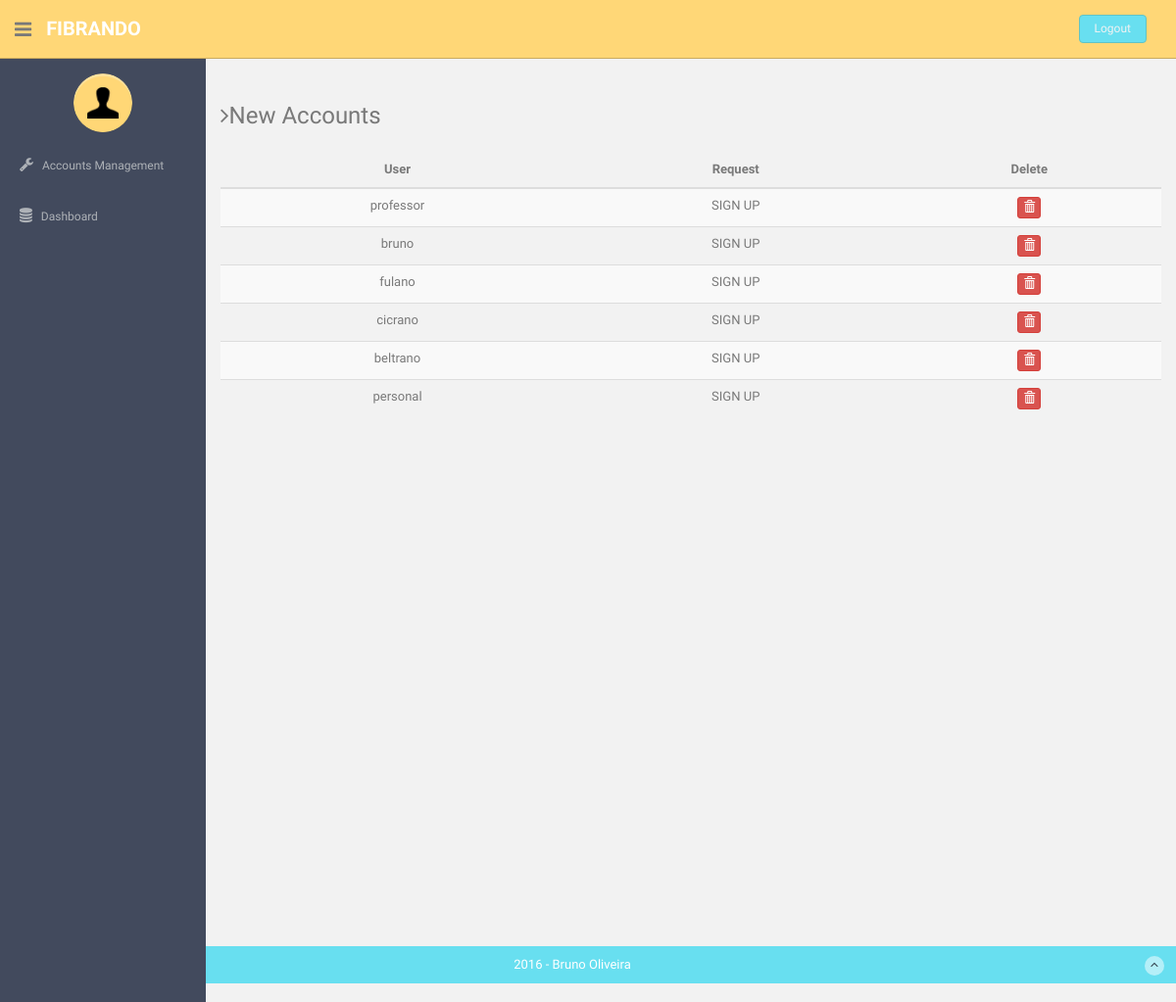
The app's page /plan_manage/ (signed in), older data.
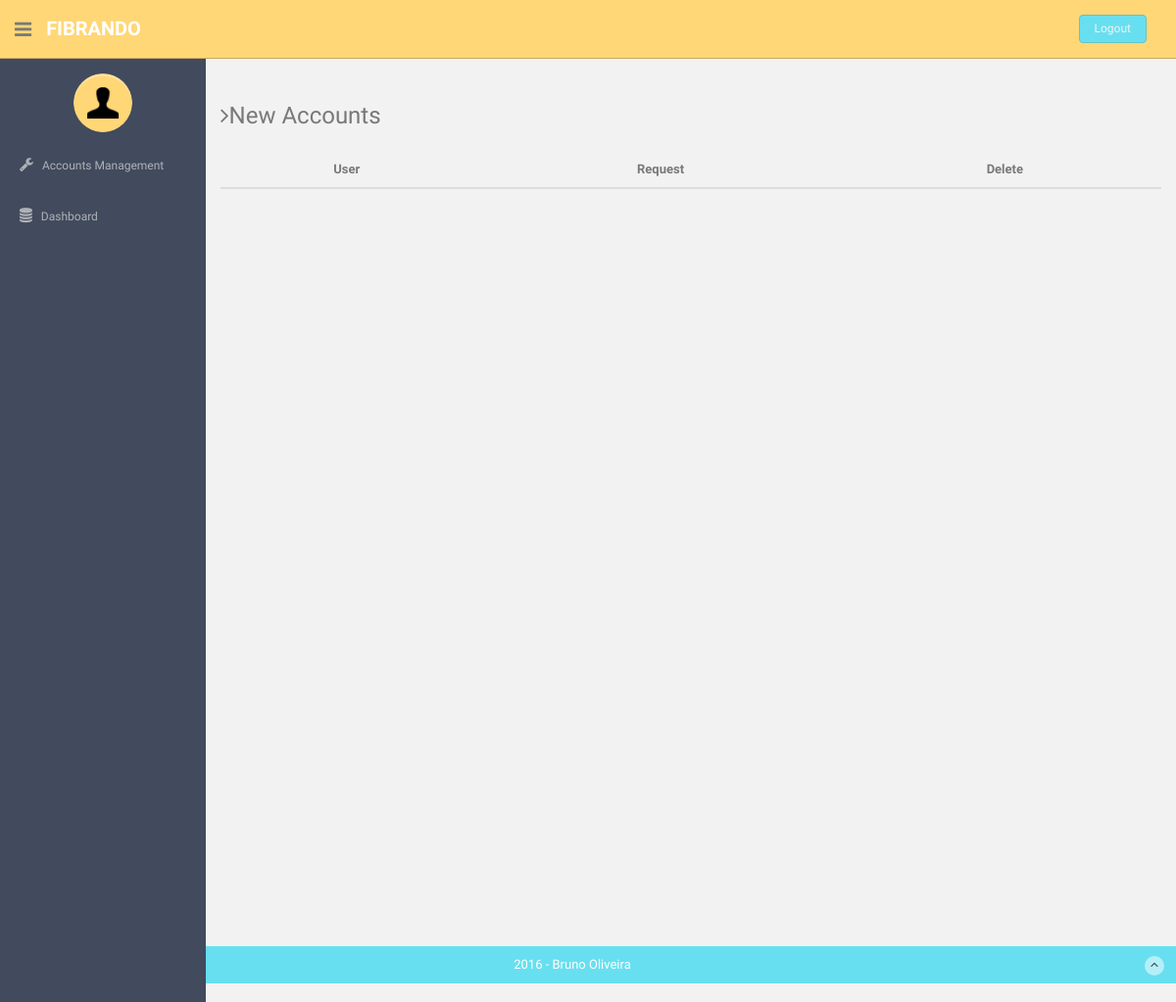
The same page, newer data.
### app/models.py (models this page shows)
class Message(models.Model):
    sbj = models.CharField(max_length=50)
    body = models.TextField(max_length = 500)
    src = models.CharField(max_length=50)

### app/views.py (the view)
# urls.py: url(r'^plan_manage/', views.plan_manage),
@login_required
@user_passes_test(lambda u: u.is_superuser, login_url='/permission_denied/')
def plan_manage(request):
    if request.user.is_superuser:
        group = 'admin'
    else:
        try:
            group = User.objects.get(username=request.user.username).groups.all()[0].name
        except:
            group = 'none'
    messages = MailBox.objects.get(owner = 'admin').messages.all()
    context = {'messages' : messages, 'group' : group}
    return render(request, 'app/plan_manage.html', context)

### templates/app/plan_manage.html (shortened to what this page needs)
{% extends 'base.html' %}
{% load staticfiles %}
{% block content%}
          <h3 class="mb"><i class="fa fa-angle-right"></i>New Accounts</h3>
          <div class="table-responsive">
            <table class="table table-striped">
              <thead>
                <tr>
                    <th>User</th>
                    <th>Request</th>
                    <th align="left">Delete</th>
                </tr>
              </thead>
              <tbody>
                 {% for msg in messages %}
                        <tr>
                            <td align="left">{{msg.src}}</td>
                            <td align="left">{{msg.body}}</td>
                            <form method="post" action="/delete_plan_msg/" enctype="multipart/form-data">
                               <td align="left"> <button  name ='delete' type='submit' value='{{msg.id}}'class="btn btn-danger btn-xs"><span class="glyphicon glyphicon-trash"></span></button> </td>
                            </form>
                        </tr>
                {% endfor %}
              </tbody>
            </table>
          </div>
        </div>
{% endblock %}

### templates/base.html (shortened to what this page needs)
<!DOCTYPE html>
{% load staticfiles %}
<html lang="en">
  <head>
    <link href="{% static "css/bootstrap.css" %}" rel="stylesheet">
    <link href="{% static "font-awesome/css/font-awesome.css" %}" rel="stylesheet">
    <link href="{% static "css/zabuto_calendar.css" %}" rel="stylesheet">
    <link href="{% static "js/gritter/css/jquery.gritter.css" %}" rel="stylesheet">
    <link href="{% static "lineicons/style.css" %}" rel="stylesheet">
    <link href="{% static "css/style.css" %}" rel="stylesheet">
    <link href="{% static "css/style-responsive.css" %}" rel="stylesheet">
    <link href="{% static "css/jquery-ui.min.css" %}" rel="stylesheet">
    <link href="{% static "css/xeditable.min.css" %}" rel="stylesheet">
  </head>
  <body>
  <section id="container" >
      <header class="header black-bg">
              <div class="sidebar-toggle-box">
                  <div class="fa fa-bars tooltips" data-placement="right" data-original-title="Toggle Navigation"></div>
              </div>
            <a href="/index/" class="logo"><b>FIBRANDO</b></a>
            {% if user.is_authenticated %}
            <div class="top-menu">
            	<ul class="nav pull-right top-menu">
                    <li><a class="logout" href="{% url 'auth_logout' %}?next=/accounts/login">Logout</a></li>
            	</ul>
            </div>
            {% endif %}
        </header>
      {% if user.is_authenticated %}
      <aside>
          <div id="sidebar"  class="nav-collapse ">
              <ul class="sidebar-menu" id="nav-accordion">
              	  <p class="centered"><a href="/edit/"><img src="{% static "img/ui-icon.png" %}" class="img-circle" width="60"></a></p>
                  {% if group == "admin" %}
                    <li class="sub-menu">
                      <a href="/plan_manage/" >
                          <i class="fa fa-wrench"></i>
                          <span>Accounts Management</span>
                      </a>
                    </li>
                    <li class="sub-menu">
                        <a href="/admin/" >
                            <i class="fa fa-database"></i>
                            <span>Dashboard</span>
                        </a>
                    </li>
                  {% endif %}
              </ul>
          </div>
      </aside>
      {% endif %}
      <section id="main-content">
          <section class="wrapper site-min-height">
          	<div class="row mt">
          		<div class="col-lg-12">
          		{% block content %}
              {% endblock %}
          		</div>
		</section><! --/wrapper -->
      </section>
      <footer class="site-footer">
          <div class="text-center">
              2016 - Bruno Oliveira
              <a href="" class="go-top">
                  <i class="fa fa-angle-up"></i>
              </a>
          </div>
      </footer>
  </section>
  </body>
</html>

### static/css/style.css (style rules this page uses)
body { color: #797979; background: #f2f2f2; font-family: 'Ruda', sans-serif; padding: 0px !important; margin: 0px !important; font-size:13px; }
ul li { list-style: none; }
a, a:hover, a:focus { text-decoration: none; outline: none; }
#container { width: 100%; height: 100%; }
.centered { text-align: center; }
.mt { margin-top: 25px; }
.mb { margin-bottom: 25px; }
ul.top-menu > li > .logout { color: #f2f2f2; font-size: 12px; border-radius: 4px; -webkit-border-radius: 4px; border: 1px solid #64c3c2 !important; padding: 5px 15px; margin-right: 15px; background: #68dff0; margin-top: 15px; }
#sidebar { width: 210px; height: 100%; position: fixed; background: #424a5d; }
#sidebar ul li { position: relative; }
ul.sidebar-menu , ul.sidebar-menu li ul.sub { margin: -2px 0 0; padding: 0; }
ul.sidebar-menu { margin-top: 75px; }
ul.sidebar-menu li { margin-bottom: 5px; margin-left:10px; margin-right:10px; }
ul.sidebar-menu li.sub-menu { line-height: 15px; }
ul.sidebar-menu li a span { display: inline-block; }
ul.sidebar-menu li a { color: #aeb2b7; text-decoration: none; display: block; padding: 15px 0 15px 10px; font-size: 12px; outline: none; -webkit-transition: all 0.3s ease; -moz-transition: all 0.3s ease; -o-transition: all 0.3s ease; -ms-transition: all 0.3s ease; transition: all 0.3s ease; }
ul.sidebar-menu li a i { font-size: 15px; padding-right: 6px; }
#main-content { margin-left: 210px; }
.header, .footer { min-height: 60px; padding: 0 15px; }
.header { position: fixed; left: 0; right: 0; z-index: 1002; }
.black-bg { background: #ffd777; border-bottom: 1px solid #c9aa5f; }
.wrapper { display: inline-block; margin-top: 60px; padding-left: 15px; padding-right: 15px; padding-bottom: 15px; padding-top: 0px; width: 100%; }
a.logo { font-size: 20px; color: #ffffff; float: left; margin-top: 15px; text-transform: uppercase; }
a.logo b { font-weight: 900; }
#top_menu .nav > li, ul.top-menu > li { float: left; }
ul.top-menu > li > a { color: #666666; font-size: 16px; border-radius: 4px; -webkit-border-radius: 4px; border:1px solid #666666 !important; padding: 2px 6px; margin-right: 15px; }
.sidebar-toggle-box { float: left; padding-right: 15px; margin-top: 20px; }
.sidebar-toggle-box .fa-bars { cursor: pointer; display: inline-block; font-size: 20px; }
.site-footer { background: #68dff0; color: #fff; padding: 10px 0; }
.go-top { margin-right: 1%; float: right; background: rgba(255,255,255,.5); width: 20px; height: 20px; border-radius: 50%; -webkit-border-radius: 50%; }
.go-top i { color: #2A3542; }
.site-min-height { min-height: 900px; }
.table th { text-align: center; }

Row changes from the older to the newer data that the page shows:
removed Message: src "professor", body "SIGN UP", {{ msg.id }} 1 (drawn)
removed Message: src "bruno", body "SIGN UP", {{ msg.id }} 2 (drawn)
removed Message: src "fulano", body "SIGN UP", {{ msg.id }} 3 (drawn)
removed Message: src "cicrano", body "SIGN UP", {{ msg.id }} 4 (drawn)
removed Message: src "beltrano", body "SIGN UP", {{ msg.id }} 5 (drawn)
removed Message: src "personal", body "SIGN UP", {{ msg.id }} 6 (drawn)
